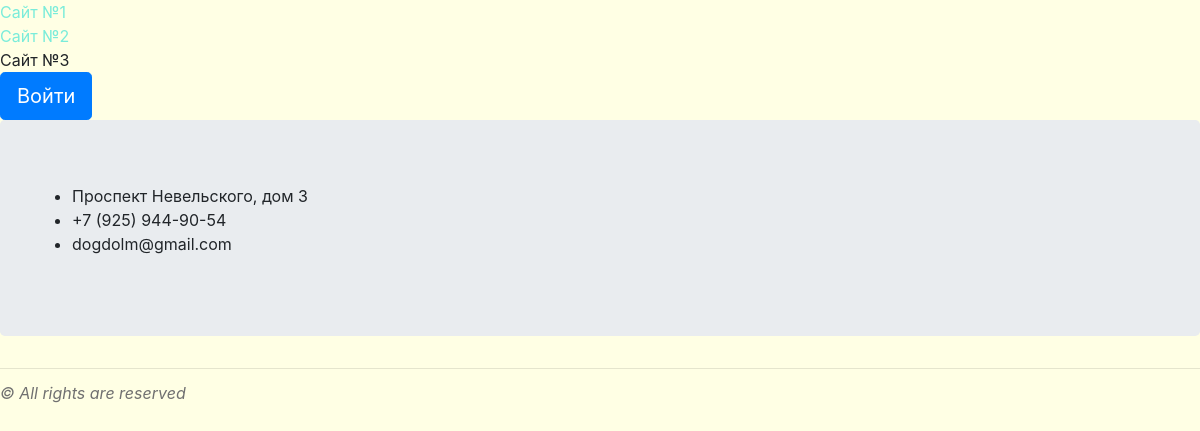
The page /about/ on the database its author committed.
### tables this page shows
CREATE TABLE contacts
(
  id integer
        primary key autoincrement,
  address text,
  email text,
  phone text
);

### app.py (the view)
@app.route('/about/')
def about():
    conn = sqlite3.connect('db.sqlite')
    cur = conn.cursor()
    cur.execute('''select address from contacts''')
    for i in cur.fetchone():
        addr = i
        break
    cur.execute('''select phone from contacts''')
    for i in cur.fetchone():
        phone = i
        break
    cur.execute('''select email from contacts''')
    for i in cur.fetchone():
        email = i
        break
    contextabout = {'place': addr, 'phone': phone, 'email': email}
    return render_template('about.html', **contextabout)
    conn.close()

### templates/about.html (shortened to what this page needs)
<!DOCTYPE html>
<html lang="ru">
<head>
    <link rel="stylesheet" href="https://stackpath.bootstrapcdn.com/bootstrap/4.5.0/css/bootstrap.min.css"
>
    <link rel="stylesheet" href="/static/css/style.css">
</head>
<body>
<a href="/">Сайт №1</a>
<br>
<a href="/blog/">Сайт №2</a>
<br>
Сайт №3
<br>
<a class="btn btn-primary btn-lg" href="/login/" role="button">Войти</a>
<div class="jumbotron">
    <ul>
        <li>
            {{place}}
        </li>
        <li>
            {{phone}}
        </li>
        <li>
            {{email}}
        </li>
    </ul>
</div>
<hr>
<p align="center">© All rights are reserved</p>
</body>
</html>

### static/css/style.css (style rules this page uses)
p { color: #707070; size: 14px; font-style: italic; line-height: 16px; text-align: left; }
a { text-decoration: none; color: #7aecda; size: 16px; }
body { background: #ffffe4; }

### rows shown on the page
contacts: address "Проспект Невельского, дом 3", phone "+7 (925) 944-90-54", email "dogdolm@gmail.com"
